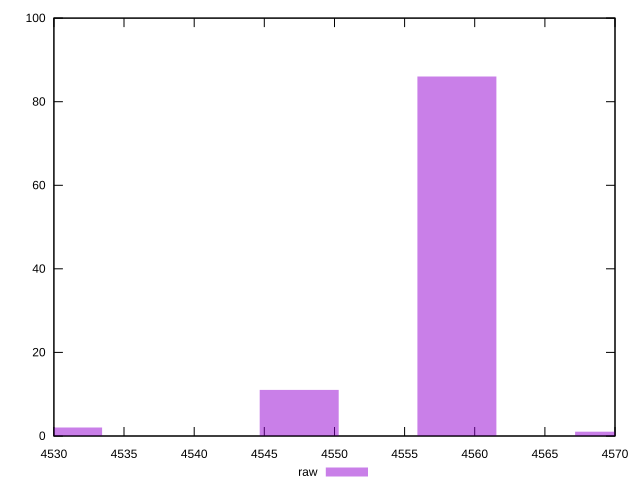

Recreate this plot in gnuplot.
reset

$raw <<EOF
4558.72741700622 86
4547.485179233085 11
4530.621822573383 2
4569.969654779355 1
EOF

set key outside below
set boxwidth 5.621118886567472
set xrange [4530:4570]
set yrange [0:100]
set trange [0:100]
set style fill transparent solid 0.5 noborder
set terminal svg size 640, 490 enhanced background rgb 'white'
set output "report_00007_2020-12-11T15:55:29.892Z/unused-javascript/samples/pages+cached+nointeractive/raw/histogram.svg"

plot $raw title "raw" with boxes

reset
